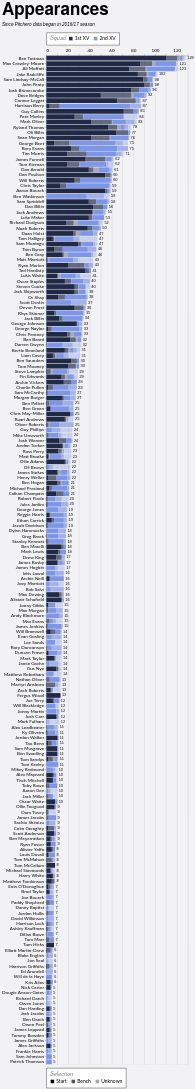

The specification (Vega-Lite) saved for this image:
### Vega-Lite specification from a JSON file in a GitHub repository (floating-point values rounded to 4 significant figures; data arrays with more than 128 entries replaced by an {"elided": "..."} marker saying what was removed)
{"config": {"axis": {"labelFont": "Lato, sans-serif", "titleFont": "PT Sans Narrow, Helvetica Neue, Helvetica, Arial, sans-serif", "labelFontSize": 13, "titleFontSize": 24, "gridColor": "#202947", "gridOpacity": 0.2}, "header": {"labelFont": "PT Sans Narrow, Helvetica Neue, Helvetica, Arial, sans-serif", "titleFont": "PT Sans Narrow, Helvetica Neue, Helvetica, Arial, sans-serif", "labelFontSize": 24, "titleFontSize": 28, "labelFontWeight": "bold", "orient": "left"}, "legend": {"labelFont": "Lato, sans-serif", "titleFont": "PT Sans Narrow, Helvetica Neue, Helvetica, Arial, sans-serif", "labelFontSize": 14, "titleFontSize": 16, "titlePadding": 5, "fillColor": "white", "strokeColor": "black", "padding": 10, "titleFontWeight": "lighter", "titleFontStyle": "italic", "titleColor": "gray", "offset": 10}, "title": {"font": "PT Sans Narrow, Helvetica Neue, Helvetica, Arial, sans-serif", "fontSize": 48, "fontWeight": "bold", "anchor": "start", "align": "center", "titlePadding": 20, "subtitlePadding": 10, "subtitleFontSize": 13, "subtitleColor": "", "subtitleFontStyle": "italic", "offset": 15, "color": "black"}, "axisX": {"labelAngle": 0}, "facet": {"title": null, "header": null, "align": {"row": "each", "column": "each"}}, "resolve": {"scale": {"y": "independent", "facet": "independent"}}, "background": "#f2f1f4"}, "layer": [{"mark": {"type": "bar"}, "encoding": {"color": {"field": "squad", "legend": {"labelExpr": "datum.value + ' XV'", "orient": "top", "title": "Squad", "titleOrient": "left"}, "scale": {"domain": ["1st", "2nd"], "range": ["#202946", "#7d96e8"]}, "sort": ["1st", "2nd"], "type": "nominal"}, "opacity": {"field": "start", "legend": {"orient": "bottom", "title": "Selection"}, "scale": {"domain": ["Start", "Bench", "Unknown"], "range": [1.0, 0.35, 0.2]}, "sort": ["Start", "Bench", "Unknown"], "type": "nominal"}, "order": {"field": "stack_order", "sort": "ascending", "type": "quantitative"}, "tooltip": [{"field": "player", "title": "Player", "type": "nominal"}, {"field": "squad", "title": "Squad", "type": "nominal"}, {"field": "start", "title": "Selection", "type": "nominal"}, {"aggregate": "sum", "field": "games", "title": "Games", "type": "quantitative"}, {"aggregate": "max", "field": "player_total", "title": "Total", "type": "quantitative"}], "x": {"aggregate": "sum", "axis": {"orient": "top", "title": null}, "field": "games", "type": "quantitative"}, "y": {"field": "player", "sort": {"field": "player_total", "op": "max", "order": "descending"}, "title": null, "type": "nominal"}}}, {"mark": {"type": "text", "align": "left", "baseline": "middle", "color": "black", "dx": 4, "fontSize": 11}, "encoding": {"text": {"field": "total_games", "format": ".0f", "type": "quantitative"}, "x": {"axis": {"orient": "top", "title": null}, "field": "total_games", "type": "quantitative"}, "y": {"field": "player", "sort": {"field": "player_total", "op": "max", "order": "descending"}, "title": null, "type": "nominal"}}, "transform": [{"aggregate": [{"op": "sum", "field": "games", "as": "total_games"}, {"op": "max", "field": "player_total", "as": "player_total"}], "groupby": ["player"]}]}], "data": {"name": "data-32830d4b7658d4b06ec8deeb317888ff"}, "height": {"step": 15}, "params": [{"name": "seasonParam", "value": []}, {"name": "gameTypesParam", "value": []}, {"name": "squadParam", "value": "All"}, {"name": "positionsParam", "value": []}, {"name": "minAppsParam", "value": 5}], "title": {"text": "Appearances", "subtitle": "Since Pitchero data began in 2016/17 season"}, "transform": [{"filter": "length(seasonParam) === 0 || indexof(seasonParam, datum.season) >= 0"}, {"filter": "length(gameTypesParam) === 0 || indexof(gameTypesParam, datum.game_type) >= 0"}, {"filter": "squadParam === \"All\" || datum.squad === squadParam"}, {"filter": "length(positionsParam) === 0 || indexof(positionsParam, datum.position) >= 0"}, {"joinaggregate": [{"op": "sum", "field": "games", "as": "player_total"}], "groupby": ["player"]}, {"filter": "datum.player_total >= minAppsParam"}], "width": 400, "$schema": "https://vega.github.io/schema/vega-lite/v5.20.1.json", "datasets": {"data-32830d4b7658d4b06ec8deeb317888ff": {"elided": "2388 records"}}}
